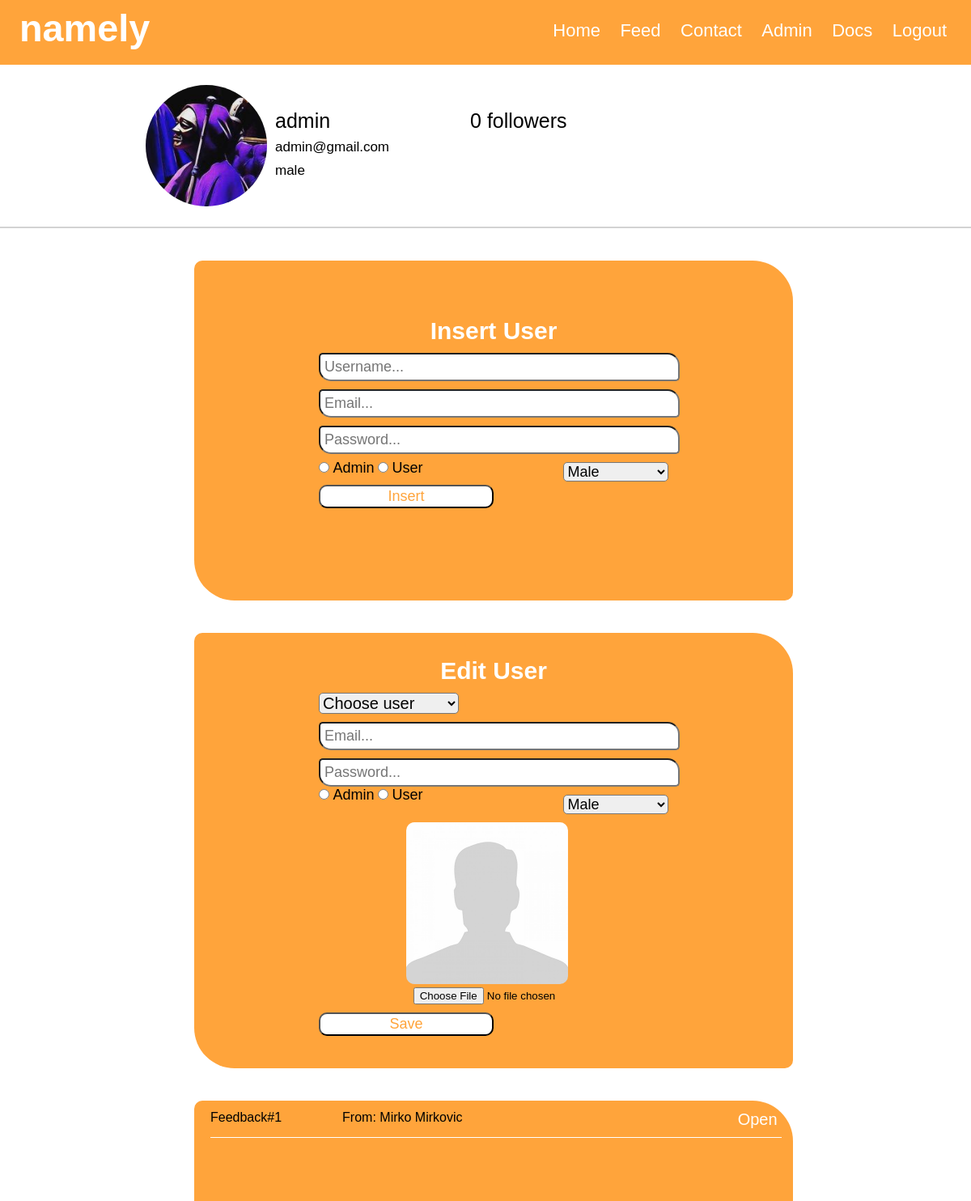
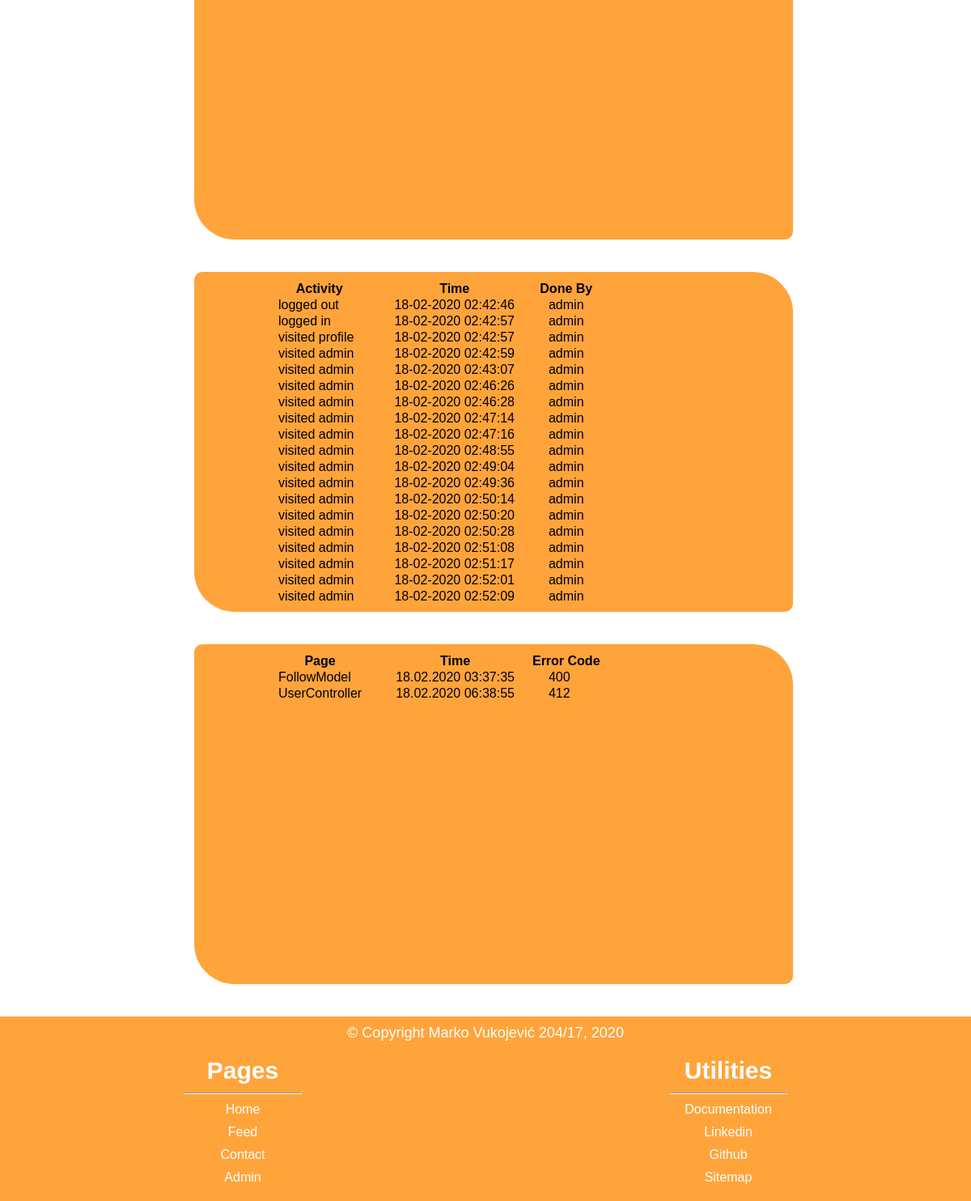
Page /index.php?page=admin (signed in) on the committed database (2 pictures, top to bottom).
### tables this page shows
CREATE TABLE `userimages` (
  `Id` int(11) NOT NULL,
  `Path` varchar(255) NOT NULL,
  `Alt` varchar(255) NOT NULL
);

CREATE TABLE `sent` (
  `Id` int(11) NOT NULL,
  `Name` varchar(255) NOT NULL,
  `Surname` varchar(255) NOT NULL,
  `Num` varchar(255) NOT NULL,
  `Email` varchar(255) NOT NULL,
  `Gender` varchar(255) NOT NULL,
  `Text` text NOT NULL
);

### app/Controllers/Controller.php (called while the page is built, shortened)
<?php
class Controller {
    protected function view($fileName){
        include "app/views/sections/head.php";
        include "app/views/sections/menu.php";
        include "app/views/pages/$fileName.php";
        include "app/views/sections/footer.php";
    }
}

### app/Controllers/PageController.php (called while the page is built, shortened)
<?php
	class PageController extends Controller {
	    public function admin() {
	    	$this->view("admin");
	    }
	}

### app/models/DB.php (called while the page is built, shortened)
<?php
class DB {
    private $server;
    private $database;
    private $username;
    private $password;
    public function __construct($server, $database, $username, $password){
        $this->server = $server;
        $this->database = $database;
        $this->username = $username;
        $this->password = $password;
    }
    private function connect(){
        $this->conn = new \PDO("mysql:host={$this->server};dbname={$this->database};charset=utf8", $this->username, $this->password);
    }
}

### app/models/FollowModel.php (called while the page is built, shortened)
<?php
	class FollowModel {
		public function countUserFollowers(DB $db, $uid) {
			$st = $db->conn->prepare("SELECT COUNT(*) AS numFol FROM follows WHERE Followed = ?");
			$st->bindValue(1, $uid);
			try {
				$st->execute();
				return $st->fetch();
			}
			catch(PDOException $e) {
				echo $e->getMessage();
				$db->logError("FollowModel",400,"..");
			}
		}
	}

### app/models/ContactModel.php (called while the page is built, shortened)
<?php
	class ContactModel {
		public function fetchContact(DB $db) {
			$st = $db->conn->prepare("SELECT * FROM sent");
			$st->execute();
			return $st->fetchAll();
		}
	}

### app/views/pages/admin.php (the view, shortened to what this page needs)
<?php
	require_once "app/models/AvatarModel.php";
	require_once "app/models/ContactModel.php";
	require_once "app/models/LogModel.php";
	require_once "app/models/FollowModel.php";
	$db = new DB(SERVER, DATABASE, USERNAME, PASSWORD);
 ?>
 <div id="admin">
 		<div id="bio">
			<?php
				if($_SESSION["user"]->IdProfile!=null){
					$avatarModel = new AvatarModel();
					$avatarModel->showImg($db, $_SESSION["user"]->IdProfile,"mainProfilePic");
				} else {
					echo "<img src='app/assets/img/profile.png' alt='profile image' id='mainProfilePic'>";
				}
			 	$followModel = new FollowModel();
			 	$num = $followModel->countUserFollowers($db,$_SESSION["user"]->IdUser);
			 	echo "<div id=bio-info>";
				echo "<span id='profile-username'>".$_SESSION["user"]->username."</span><br>";
				echo "<span id='profile-gmail'>".$_SESSION["user"]->gmail."</span><br>";
				echo "<span id='profile-gender'>".$_SESSION["user"]->gender."</span>";
				echo "</div>";
				echo "<span id='profile-followers'>".$num->numFol." followers</span>";
			 ?>
		</div>
		<div id="admin-panel">
			<div class="admin-ctrl" id="insert-user">
				<form id="insusform">
					<h3>Insert User</h3>
					<input type="text" id="iuname" placeholder="Username..."><br>
					<input type="text" id="iuemail" placeholder="Email..."><br>
					<input type="password" id="iupass" placeholder="Password..."><br>
					<input type="radio" class="iurole" name="role" value="1"> <label class="ulabel">Admin</label>
					<input type="radio" class="iurole" name="role" value="2"> <label class="ulabel">User</label>
					<select id="iugender">
						<option value="1">Male</option>
					</select><br>
					<input type="submit" value="Insert" id="iusub">
				</form>
			</div>
			<div class="admin-ctrl" id="edit-users">
				<form id="editusform">
					<h3>Edit User</h3>
					<?php
						echo "<select id='euname'><option value='0'>Choose user</option>";
						echo "</select><br>"
					 ?>
					<input type="text" id="euemail" name="euemail" placeholder="Email..."><br>
					<input type="password" id="eupass" name="eupass" placeholder="Password..."><br>
					<input type="radio" class="eurole" id="eurole1" name="eurole" value="1"> <label class="ulabel">Admin</label>
					<input type="radio" class="eurole" id="eurole2" name="eurole" value="2"> <label class="ulabel">User</label>
					<select id="eugender">
						<option value="1">Male</option>
					</select><br>
					<img src="app/assets/img/profile.png" alt="profile picture" id="eupic"><br>
					<input type="file" id="euimg" name="euimg"><br>
					<input type="submit" value="Save" id="saveUser" name="saveUser">
				</form>
			</div>
			</div>
			<div class="admin-ctrl" id="contact-feed">
				<?php
					$contactModel = new ContactModel();
					$feed = $contactModel->fetchContact($db);
					foreach ($feed as $f) {
						echo '<div class="feed-block">
							 	<span>Feedback#'.$f->Id.'</span>
							 	<span class="feedName">From: '.$f->Name.' '.$f->Surname.'</span>
							 	<a href="feed-'.$f->Id.'" class="notsel">Open</a>
							 	<div id="feed-'.$f->Id.'" class="feed-content">
							 		<span>Number: '.$f->Num.'</span><br>
							 		<span>Email: '.$f->Email.'</span><br>
							 		<span>'.$f->Gender.'</span><br>
							 		<span class="feedText">'.$f->Text.'</span>
							 	</div>
							 </div>';
							}
				 ?>
			</div>
			<div class="admin-ctrl" id="log-stats">
				<table id="log-table">
					<th>Activity</th>
					<th>Time</th>
					<th>Done By</th>
				<?php
					$logModel = new LogModel();
					$logModel->readLogs("app/data/log.txt");
				 ?>
				</table>
			</div>
			<div class="admin-ctrl" id="errors">
				<table id="error-table">
					<th>Page</th>
					<th>Time</th>
					<th>Error Code</th>
				</table>
			</div>
		</div>

### index.php (shortened to what this page needs)
<?php
	$db = new DB(SERVER, DATABASE, USERNAME, PASSWORD);
	$pageController = new PageController($db);
	if(isset($_GET["page"])) {
		switch ($_GET["page"]) {
			case 'admin':
				$pageController->admin();
				break;
		}
	}

### app/views/sections/head.php (shortened to what this page needs)
<!DOCTYPE html>
<html>
<head>
	<link rel="stylesheet" type="text/css" href="app/assets/css/style.css">
</head>

### app/views/sections/menu.php (shortened to what this page needs)
<body>
	<div id="menu">
		<header><a href="index.php" id="logo"><h3>namely</h3></a></header>
		<nav>
			<?php
				if(isset($_SESSION["user"])) {
					if($_SESSION["user"]->Role==1){
						echo '<ul>
								<li><a href="index.php">Home</a></li>
								<li><a href="?page=feed">Feed</a></li>
								<li><a href="?page=contact">Contact</a></li>
								<li><a href="?page=admin">Admin</a></li>
								<li><a href="#">Docs</a></li>
								<li><a href="app/models/logout.php">Logout</a></li>
							</ul>';
					}
				} else {
					echo '<ul>
				<li><a href="index.php">Home</a></li>
				<li><a href="?page=contact">Contact</a></li>
				<li><a href="#">Docs</a></li>
			</ul>';
				}
			 ?>
		</nav>
	</div>

### app/models/AvatarModel.php (shortened to what this page needs)
<?php
	class AvatarModel {
		public function showImg(DB $db, $id, $div=null) {
			$st=$db->conn->prepare("SELECT * FROM userimages WHERE Id=:id");
					$st->bindParaM(":id",$id);
					try {
						$st->execute();
						$img = $st->fetch();
						if($div==null){
							return $img;
						} else {
							echo "<img src='app/".$img->Path."' alt='".$img->Alt."' id='".$div."'>";
						}
					}
					catch(PDOEXCEPTION $e){
						echo $e->getMessage();
						$db->logError("AvatarModel",400,"..");
					}
		}
	}

### app/models/LogModel.php (shortened to what this page needs)
<?php
	class LogModel {
		public function readLogs($p) {
			$log = file($p);
					foreach($log as $l){
						$red = explode("\t", $l);
						echo "<tr>";
						foreach($red as $r){
							echo "<td>".$r."</td>";
						}
						echo "</tr>";
					}
		}
	}

### app/views/sections/footer.php
	<footer>
		<span id="copyright">&copy; Copyright Marko Vukojević 204/17, 2020</span>
		<div class="footer-block">
			<h4>Pages</h4>
			<hr>
			<?php
				if(isset($_SESSION["user"])) {
					if($_SESSION["user"]->Role==1){
						echo '<ul>
								<li><a href="index.php">Home</a></li>
								<li><a href="?page=feed">Feed</a></li>
								<li><a href="?page=contact">Contact</a></li>
								<li><a href="?page=admin">Admin</a></li>
							</ul>';
					} else {
						echo '<ul>
								<li><a href="index.php">Home</a></li>
								<li><a href="?page=feed">Feed</a></li>
								<li><a href="?page=contact">Contact</a></li>
							</ul>';
					}
				} else {
					echo '<ul>
				<li><a href="index.php">Home</a></li>
				<li><a href="?page=contact">Contact</a></li>
			</ul>';
				}
			 ?>
		</div>
		<div class="footer-block">
			<h4>Utilities</h4>
			<hr>
			<ul>
				<li><a href="documentation.pdf">Documentation</a></li>
				<li><a href="">Linkedin</a></li>
				<li><a href="">Github</a></li>
				<li><a href="sitemap.xml">Sitemap</a></li>
			</ul>
		</div>
	</footer>
</body>
</html>

### app/assets/css/style.css (style rules this page uses)
* { padding: 0px; margin: 0px; font-family: arial; color: black; }
#menu { width: 100%; height: 80px; background-color: #FFA43B; color:white; }
#logo { float: left; display: inline; width: 10%; height: 50px; text-align: center; font-size: 40px; text-decoration: bold; margin-top: 8px; margin-left: 2%; }
#menu a, #menu a h3 { text-decoration: none; color:white; }
nav { float: right; display: inline; margin-right: 30px; margin-top: 25px; }
nav ul li { display: inline; font-size: 22px; margin-left: 20px; }
.notsel { color: gray; font-size: 20px; }
#bio { width: 100%; height: 200px; float: left; border-bottom: 2px solid lightgray; }
#mainProfilePic { width: 150px; height: 150px; border-radius: 100px; margin-left: 15%; margin-top: 25px; float: left; }
#bio-info, #profile-followers { font-size: 25px; float: left; margin-top: 55px; margin-left: 10px; }
#profile-followers { font-size: 25px; float: left; margin-top: 55px; margin-left: 100px; }
#profile-gmail, #profile-gender { font-size: 17px; }
footer { background-color: #FFA43B; width: 100%; min-height: 200px; color:white; float: left; bottom: 0; position: relative; z-index: 9998; }
#admin-panel { width: 100%; float: left; }
.admin-ctrl { width: 60%; min-height: 400px; margin-left: 20%; margin-top:40px; background-color: #FFA43B; border-radius: 10px 50px 10px 50px; float: left; padding: 10px; }
.admin-ctrl form { width: 60%; margin: auto; }
#insusform input[type='text'], #insusform input[type='password'], #editusform input[type='text'], #editusform input[type='password'] { width: 100%; font-size: 18px; border-radius: 5px 15px 5px 15px; padding: 5px; margin-top: 10px; }
#insusform h3 { font-size: 30px; color:white; text-align: center; margin-top: 60px; }
#editusform h3 { font-size: 30px; color:white; text-align: center; margin-top: 20px; }
#editusform { padding-bottom: 30px; }
#insusform input[type='submit'], #editusform input[type='submit'] { width: 50%; font-size: 18px; border-radius: 10px; padding: 2px; background-color:white; margin-top: 10px; color: #FFA43B; }
#iugender, #eugender { float: right; width: 30%; border-radius: 5px; font-size: 18px; margin-top: 10px; }
.iurole, .ulabel { font-size: 18px; margin-top: 10px; }
#eupic { width: 200px; border-radius: 10px; margin-left: 25%; margin-top: 10px; }
#euimg { margin-left: 27%; }
#euname { float: left; width: 40%; border-radius: 5px; font-size: 20px; margin-top: 10px; }
.feed-block { width: 98%; border-bottom: 1px solid white; display: block; float: left; margin: 2px 10px; padding-bottom: 5px; }
.feed-block a { float: right; color: white; border-radius: 10px; padding: 0px 5px; margin-bottom: 5px; transition: 1s; text-decoration: none; }
.feedName { margin-left: 10%; }
#log-table, #error-table { width: 90%; height: 400px; display: block; float: right; overflow: auto; }
#errors { margin-bottom: 40px; }
#log-table tr td, #error-table tr td { padding:0px 20px; }
.footer-block { width: 30%; float: left; margin: 10px 10%; text-align: center; }
.footer-block hr { width: 40%; margin:auto; }
.footer-block h4 { font-size: 30px; color:white; margin-bottom: 10px; }
.footer-block ul { list-style: none; }
.footer-block ul li { margin: 10px 0px; }
.footer-block ul li a { color: white; text-decoration: none; }
#copyright { width: 100%; height: 30px; font-size: 18px; float: left; text-align: center; margin-top: 10px; color: white; }

### rows in the picture
userimages: Path+Alt (picture)
sent: Id "1", Name "Mirko", Surname "Mirkovic"

### other values in the picture
$_SESSION["user"]->username "admin"
$_SESSION["user"]->gmail "admin@gmail.com"
$_SESSION["user"]->gender "male"
$num->numFol "0"
$r "logged out"
$r "18-02-2020 02:42:46"
$r "admin"
$r "logged in"
$r "18-02-2020 02:42:57"
$r "visited profile"
$r "visited admin"
$r "18-02-2020 02:42:59"
$r "18-02-2020 02:43:07"
$r "18-02-2020 02:46:26"
$r "18-02-2020 02:46:28"
